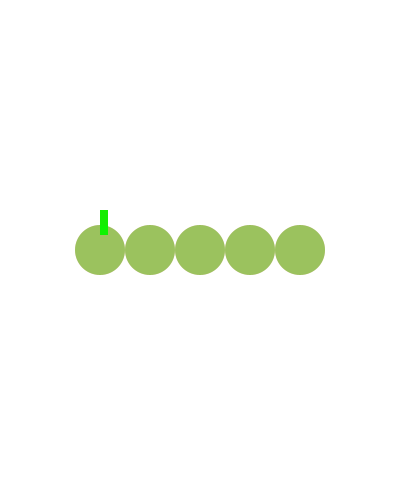
Frame 1 (no input)
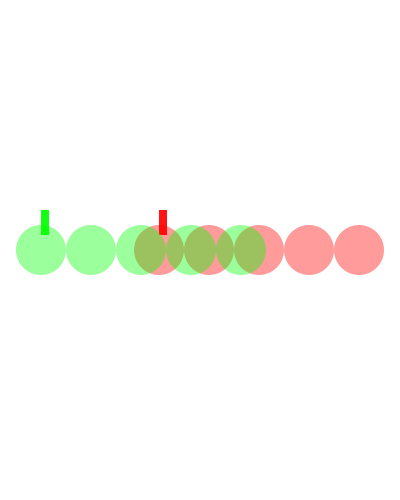
Frame 60 (the mouse pressed at the canvas centre just before this capture)
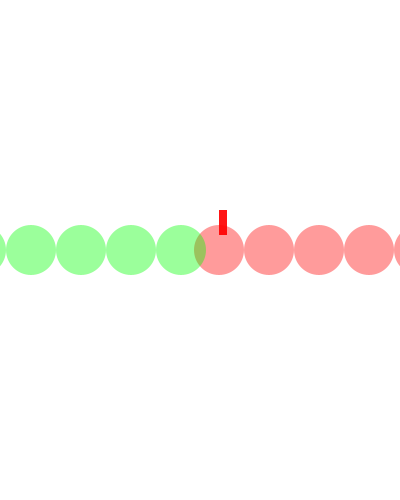
Frame 120 (the mouse held since frame 60 and released just before this capture)

The Processing sketch that drew these frames (run headless with seeded random() and noise(); from frame 60 on, the mouse is pressed at the canvas centre):

// Processing sketch: Worm
// ── Worm.pde
int x1 = 100;
int x2 = 100;
int spacing = 50;

void setup() {
  size (400, 500);
}

void draw() {
  background(255);
  for (int i = 0; i < 5; i++) {
    fill(255, 0, 0, 100);
    noStroke();
    ellipse(x2+spacing*i, height/2, 50, 50);
    rect(x2, height/2-40, 8, 25);
  }
  x2++;
  for (int i = 0; i < 5; i++) {
    fill(0, 255, 0, 100);
    noStroke();
    ellipse(x1+spacing*i, height/2, 50, 50);
    rect(x1, height/2-40, 8, 25);
  }
  x1--;
  if ((x1 == -250) || (x2 == 750)) {
    x1 = 400;
    x2 = -250;
  }
  
}
